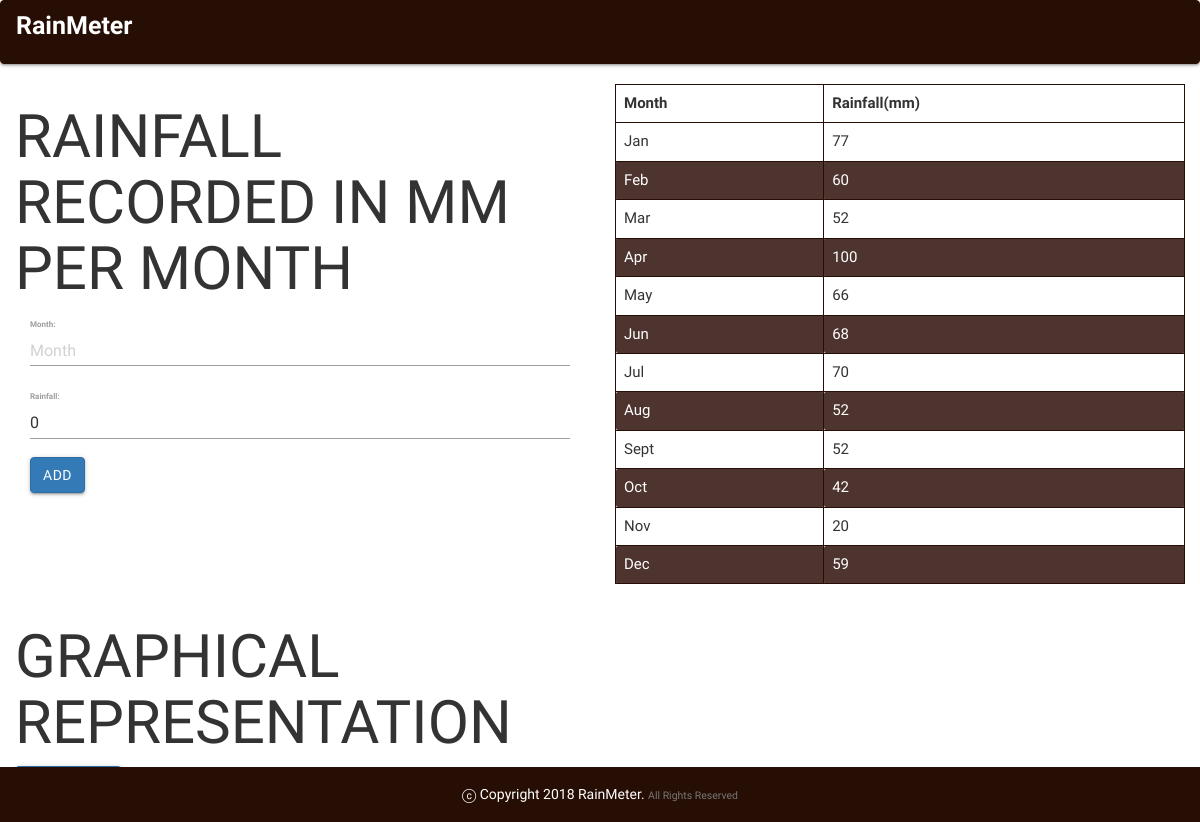
The page / on the database its author committed.
### raindata/models.py (models this page shows, shortened)
class Raindata(models.Model):
    date = models.DateTimeField(auto_now_add=True)
    month = models.CharField(max_length=20, unique=True)
    rainfall = models.IntegerField(default=0) #rainfall in MM

### raindata/views.py (the view)
# urls.py: path('',views.index,name='index'),
def index(request):
    data = Raindata.objects.all()
    if request.method == 'POST':
        form = RainForm(request.POST)
        if form.is_valid():
            raindata = form.save(commit=False)
            raindata.save()
            return redirect(index)
    else:
        form = RainForm()
    return render(request,'index.html',{'data':data,'form':form})

### raindata/forms.py
class RainForm(forms.ModelForm):
    class Meta:
        model = Raindata
        fields = ('__all__')
        widgets = {
            'month':forms.TextInput(attrs={'placeholder': 'Month'})
        }

### raindata/templates/index.html (shortened to what this page needs)
{%extends 'base.html'%}
{%load static%}
{% load chartit %}
{%block content%}
<div class="container-fluid">
  <div class="row">
    <div class="col-md-6">
      <h3 class="header">RAINFALL RECORDED IN MM PER MONTH</h3>
      <div class="container-fluid">
        <form   method="post" enctype="multipart/form-data">
          {{form.as_p}}
          <input type="submit"class="btn btn-primary" name="" value="Add">
        </form>
      </div>
    </div>
    <div class="col-md-6">
      <table id="dts">
        <thead>
        <tr>
          <th>Month</th>
          <th>Rainfall(mm)</th>
        </tr>
      </thead>
      <tbody>
        {%for rain in data%}
        <tr>
          <td>{{rain.month}}</td>
          <td>{{rain.rainfall}}</td>
        </tr>
        {%endfor%}
      </tbody>
      </table>
    </div>
  </div>
</div>
<div class="container-fluid">
  <div class="row">
    <div class="col-sm-6">
      <h3 class="header">GRAPHICAL REPRESENTATION</h3>
      <a class="btn btn-primary" href="{%url 'rainfall_graph' %}">Click Here</a>
    </div>
  </div>
</div>
{%endblock%}

### static/css/index.css (style rules this page uses)
td, th { border: 1px solid #260e04; padding: 8px; }
tr:nth-child(even) { background-color: #4e342e; color: #fff; }
body { font-family: 'Rajdhani', sans-serif; font-size: 15px; }
.header { font-size: 60px; }

### rows shown on the page
Raindata: month "Jan", rainfall "77"
Raindata: month "Feb", rainfall "60"
Raindata: month "Mar", rainfall "52"
Raindata: month "Apr", rainfall "100"
Raindata: month "May", rainfall "66"
Raindata: month "Jun", rainfall "68"
Raindata: month "Jul", rainfall "70"
Raindata: month "Aug", rainfall "52"
Raindata: month "Sept", rainfall "52"
Raindata: month "Oct", rainfall "42"
Raindata: month "Nov", rainfall "20"
Raindata: month "Dec", rainfall "59"
